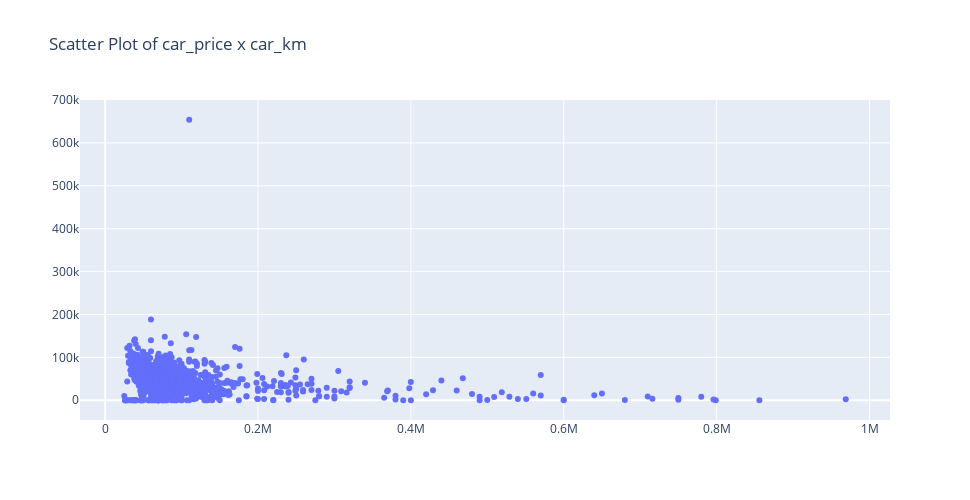

Notebook code for this chart:
### Markdown cell above
#### Razão de Duas Variáveis (bivariado)

### Code cell
# df_cars.plot.scatter(x='car_price',y='car_km')
fig = go.Figure(
    go.Scatter(
        x=df_categories['car_price'], 
        y=df_categories['car_km'],
        mode='markers',
    )
)

fig.update_layout(height=500, width=970, title_text="Scatter Plot of car_price x car_km")
fig.show()

### Figure 1 — Plotly figure (JSON) as saved in the notebook; plotly's stock layout.template omitted (floating-point values rounded to 4 significant figures; data arrays with more than 128 entries replaced by an {"elided": "..."} marker saying what was removed)
{"data": [{"mode": "markers", "type": "scatter", "x": {"elided": "1103 int values"}, "y": {"elided": "1103 int values"}}], "layout": {"height": 500, "title": {"text": "Scatter Plot of car_price x car_km"}, "width": 970}}
